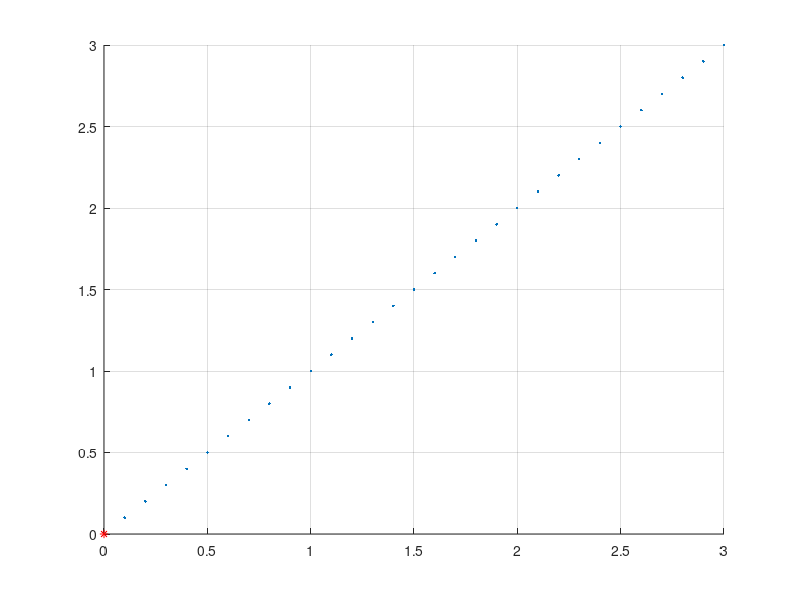
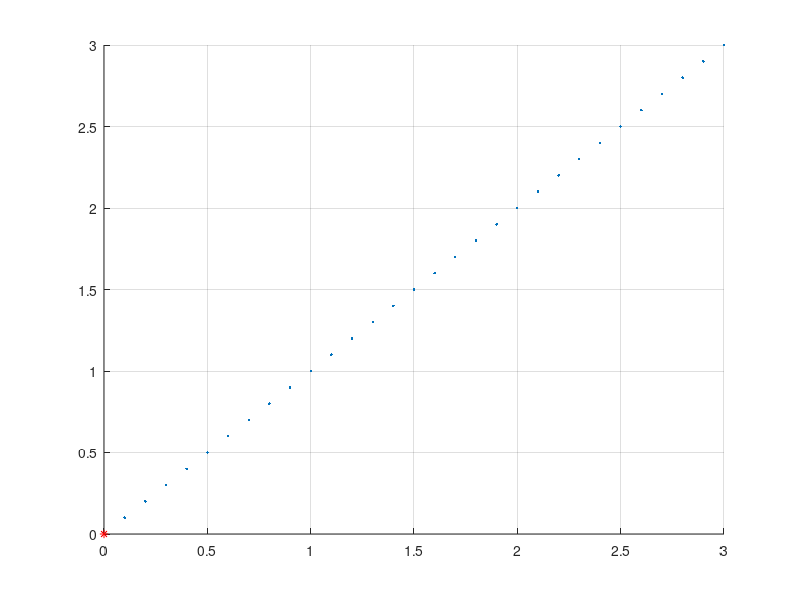

The MATLAB script that drew these images, in order: (Note: this script raises an error after producing the figures.)
clear all
close all
clc

%% TIME

Tmin = 0;
Tmax = 1;
Tsample = 1e-3;
vec_t = Tmin:Tsample:Tmax;


%% MODEL DATA INPUT

d = 0.135;      % distance between wheels
r = 0.11;       % radius
D = 0.5;
l = 3;

Qi = [3 3 pi/3 0];    % initail condition [x, y, theta, phi]
Qf = [0 0 0 0];       % final condition [x, y, theta, phi]




%% PATH PLANNING

% x(1) = Qi(1);
% y(1) = Qi(2);
% theta(1) = Qi(3);
% phi(1) = Qi(4);




% %%%%%%%%%%%%%%%%%%%%%%%%%%%%
% % PATHPLANNING 1 - INPUT DATA
% %%%%%%%%%%%%%%%%%%%%%%%%%%%%
x_sample = 0.1; %m
y_sample = x_sample;
%theta_t = Qf(3)-Qi(3);

if Qi(1)>Qf(1), 
  x = fliplr(Qf(1):x_sample:Qi(1)); 
else x = Qi(1):x_sample:Qf(1);
end
if Qi(2)>Qf(2), 
  y = fliplr(Qf(2):y_sample:Qi(2)); 
else y = Qi(2):y_sample:Qf(2);
end
figure, hold on, grid on
plot(x,y,'.')
plot(x(end),y(end),'r*')

%Compute global RF velocities
xdot = [diff(x) 0];
ydot = [diff(y) 0];
%theta_dot = atan(ydot./xdot);
theta = atan2(y,x);
phi_dot = atan2(ydot,xdot);

v = sqrt(xdot.^2+ydot.^2);
omega = phi_dot;

vec_ud(:,1) = v; % linear velocity
vec_ud(:,2) = omega; %angular velocity

figure, hold on, grid on
plot(x,y,'.')
plot(x(end),y(end),'r*')

%%%%%%%%%%%%%%%%%%%%%%%%%%%%
% PATHPLANNING 2 - INPUT DATA
%%%%%%%%%%%%%%%%%%%%%%%%%%%%

[vec_ud,x,y,phi] = ClotoidPath(Tmin, Tmax, Tsample, Qi, Qf);
%figure, plot(rad2deg(z2d)), axis equal
figure, hold on, grid on
plot(x,y,'.')
plot(x(end),y(end),'r*')





%% SIMULATION WITH THE MODEL
%(if available this inputs are inputs for the hardware)
%theta = Qf(3); %condizione iniziale 
% x_dot = [];
% y_dot = [];
% theta_dot = [];
% x_model = x(1);
% y_model = y(1);
% theta_model = theta(1); 
% v_model = [];
% w_model = [];

x_dot     = cos(theta(1))*cos(phi(1))*vec_ud(1,1);
y_dot     = sin(theta(1))*cos(phi(1))*vec_ud(1,1);
theta_dot = 1/l * sin(phi(1));
phi_dot   = vec_ud(1,2);

x_model = [x(1) x_dot(1)+x(1)];
y_model = [y(1) y_dot(1)+y(1)];
theta_model = [theta(1) theta_dot(1)+theta(1)];
phi_model = [phi(1) phi_dot(1)+phi(1)]; 

v_model = [];
w_model = [];

for i = 2:length(vec_ud)-2
    %%%%%%%%%%%%%%%%%%%%%%%%%%%%
    % NominalSTATE evolution
    %%%%%%%%%%%%%%%%%%%%%%%%%%%%
    %Unicycle Model
    %[   xdot   ]   [ cos(theta)     0 ]  [  v  ]
    %[   ydot   ] = [ sin(theta)     0 ]  [omega]
    %[ thetadot ]   [     0          1 ]
    %Equivalently:
    %[xdot, ydot, thetadot] = [cos(theta) sin(theta) 0]' * v + [0 0 1]' * omega;
    %Better...
    x_dot(i)     = cos(theta(i))*cos(phi(i))*vec_ud(i,1);
    y_dot(i)     = sin(theta(i))*cos(phi(i))*vec_ud(i,1);
    theta_dot(i) = 1/l * sin(phi(i))*vec_ud(i,1);
    phi_dot(i)   = vec_ud(i,2);

    
   

    %%%%%%%%%%%%%%%%%%%%%%%%%%%%
    %Time integration
    %%%%%%%%%%%%%%%%%%%%%%%%%%%%
    %Rectangular integration:
    x_model(i+1) = x_dot(i)*Tsample + x_model(i);
    y_model(i+1) = y_dot(i)*Tsample + y_model(i);
    theta_model(i+1) = theta_dot(i)*Tsample + theta(i); 
    phi_model(i+1) = phi_dot(i)*Tsample + phi_model(i);
    %Do you know a better integration approach?         
    %   What is written is the rectangular method. Runge-Kutta methods order 6 is better fro
    %   robotics
    
    %MOREOVER, it is possibile to integrate in the model the differential
    %drive:
    %
    % write it here...
    %
    
    %%%%%%%%%%%%%%%%%%%%%%%%%%%%
    % COMPUTE INVERSE INPUTS (CHECK): Nominal linear and angular velocity - Input
    %%%%%%%%%%%%%%%%%%%%%%%%%%%%
    v_model(i) = sqrt(x_dot(i)^2+y_dot(i)^2);
    w_model(i) = theta_dot(i);
    
end

%% Vizualization

figure, hold on, grid on
plot(x_model,y_model,'.')
plot(x_model(end),y_model(end),'r*')
    
%% Viz Err


%% TRAJECTORY ERROR

e_t = [x(1:end-2-1) - x_model(3:end);...
       y(1:end-2-1) - y_model(3:end)];

figure, hold on, grid on
%subplot(1,2,1),
plot(e_t(1,:)); hold on
%subplot(1,2,1),
plot(e_t(2,:),'r');
legend('x Error','y Error','Location','Best')
title('Nominal Trajectory Error')



figure, hold on, grid on
%subplot(1,2,1),
plot(e_t(1,:),e_t(1,:));
legend('Scatter','Location','Best')
title('Position Error')


% vec_ud_error_t = [vec_ud(:,1) - v_model;...
%                   vec_ud(:,2) - w_model];
% figure, hold on, grid on, plot(vec_ud(:,1)),plot(v_model)
% figure, hold on, grid on, plot(vec_ud(:,2)),plot(w_model)


%% Rewrite the code and apply t to the case of a car-like !

